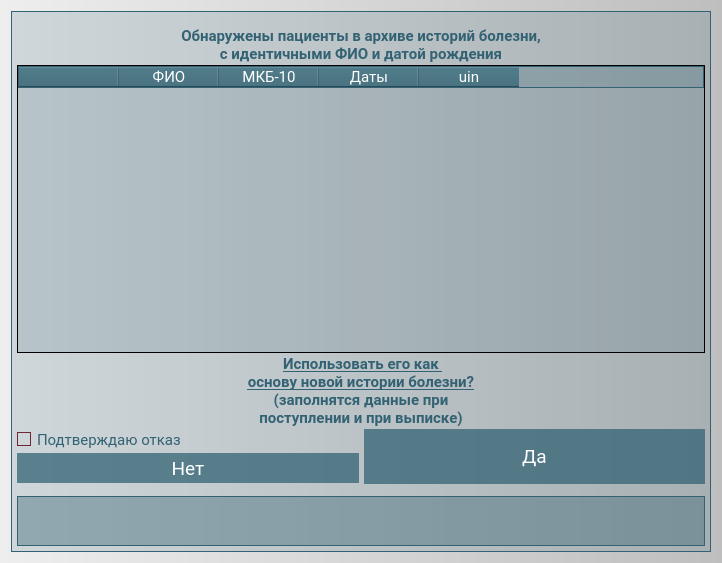
<?xml version="1.0" encoding="UTF-8"?>
<ui version="4.0">
 <class>widget</class>
 <widget class="QWidget" name="widget">
  <property name="enabled">
   <bool>true</bool>
  </property>
  <property name="geometry">
   <rect>
    <x>0</x>
    <y>0</y>
    <width>722</width>
    <height>563</height>
   </rect>
  </property>
  <property name="minimumSize">
   <size>
    <width>0</width>
    <height>0</height>
   </size>
  </property>
  <property name="maximumSize">
   <size>
    <width>10000</width>
    <height>10000</height>
   </size>
  </property>
  <property name="font">
   <font>
    <family>Roboto</family>
   </font>
  </property>
  <property name="windowTitle">
   <string>Form</string>
  </property>
  <property name="styleSheet">
   <string notr="true">background-color: qlineargradient(spread:pad, x1:0, y1:0, x2:1, y2:0, stop:0 rgba(238, 238, 238, 255), stop:1 rgba(190, 190, 190, 255));
font-family: Roboto;</string>
  </property>
  <layout class="QVBoxLayout" name="verticalLayout">
   <item>
    <widget class="QFrame" name="frame">
     <property name="styleSheet">
      <string notr="true">background-color: rgba(50, 98, 115, 40);
font-size: 11pt;
border: 1px solid rgba(50, 98, 115, 255);</string>
     </property>
     <layout class="QGridLayout" name="gridLayout">
      <property name="leftMargin">
       <number>5</number>
      </property>
      <property name="topMargin">
       <number>5</number>
      </property>
      <property name="rightMargin">
       <number>5</number>
      </property>
      <property name="bottomMargin">
       <number>5</number>
      </property>
      <property name="horizontalSpacing">
       <number>5</number>
      </property>
      <property name="verticalSpacing">
       <number>2</number>
      </property>
      <item row="2" column="0" colspan="2">
       <widget class="QTableWidget" name="tableWidget">
        <property name="styleSheet">
         <string notr="true">QTableWidget {
   selection-background-color: rgba(50, 98, 115, 120);
   background-color: rgba(50, 98, 115, 40);
   color: #FFFFFF;
   font-weight: Normal;
   border-color: #000000;
}

QHeaderView::section {
   background-color: rgba(50, 98, 115, 220);
   color: #FFFFFF;
   font-family: Roboto;
   font-size: 15px;
   font-weight: Normal;
}

QTableWidget::item {
   selection-background-color: rgba(50, 98, 115, 120);
   background-color: rgba(50, 98, 115, 40);
   color: #13242B;
   font-size: 15px;
   font-weight: Normal;
   border-style: none;
   border-bottom: #13242B;
}

QScrollBar {
background-color: rgba(50, 98, 115, 70);
}
</string>
        </property>
        <column>
         <property name="text">
          <string/>
         </property>
        </column>
        <column>
         <property name="text">
          <string>ФИО</string>
         </property>
        </column>
        <column>
         <property name="text">
          <string>МКБ-10</string>
         </property>
        </column>
        <column>
         <property name="text">
          <string>Даты</string>
         </property>
        </column>
        <column>
         <property name="text">
          <string>uin</string>
         </property>
        </column>
       </widget>
      </item>
      <item row="4" column="1" rowspan="2">
       <widget class="QPushButton" name="pushButton_yes">
        <property name="minimumSize">
         <size>
          <width>0</width>
          <height>55</height>
         </size>
        </property>
        <property name="font">
         <font>
          <family>Roboto</family>
          <pointsize>14</pointsize>
         </font>
        </property>
        <property name="styleSheet">
         <string notr="true">QPushButton {
background-color: rgba(50, 98, 115, 190);
font-size: 14pt;
color: White;
border: None;
}

QPushButton::hover {
background-color: rgba(50, 98, 115, 255);
border: 2px solid rgba(92, 158, 173, 255);
}

QPushButton::pressed {
background-color: rgba(92, 158, 173, 255);
border: 1px solid rgba(255, 255, 255, 255);
}

QPushButton::disabled {
background-color: #EEEEEE;
border: 1px solid rgba(50, 98, 115, 255);
}

</string>
        </property>
        <property name="text">
         <string>Да</string>
        </property>
       </widget>
      </item>
      <item row="0" column="0" colspan="2">
       <spacer name="verticalSpacer">
        <property name="orientation">
         <enum>Qt::Vertical</enum>
        </property>
        <property name="sizeType">
         <enum>QSizePolicy::Fixed</enum>
        </property>
        <property name="sizeHint" stdset="0">
         <size>
          <width>20</width>
          <height>10</height>
         </size>
        </property>
       </spacer>
      </item>
      <item row="4" column="0">
       <widget class="QCheckBox" name="checkBox">
        <property name="font">
         <font>
          <family>Roboto</family>
          <pointsize>11</pointsize>
         </font>
        </property>
        <property name="styleSheet">
         <string notr="true">QCheckBox {
	color: #326273;
	border: none;
	background-color: none;
}

QCheckBox:checked {
   color: #702632;
}

QCheckBox:disabled {
   color: #EEEEEE;
}
 

QCheckBox::indicator:checked {
	border-style:solid;
	border-width: 1px;
	border-color: #702632;
	color: #FFFFFF;
	background-color: #702632;
}
QCheckBox::indicator:!checked {
	border-style:solid;
	border-width: 1px;
	border-color: #702632;
	color: #FFFFFF;
	background-color: none;
}

QCheckBox::indicator:disabled {
	border-style:solid;
	border-width: 1px;
	border-color: #EEEEEE;
	color: #FFFFFF;
	background-color: transparent;
}</string>
        </property>
        <property name="text">
         <string>Подтверждаю отказ</string>
        </property>
       </widget>
      </item>
      <item row="1" column="0" colspan="2">
       <widget class="QLabel" name="label">
        <property name="font">
         <font>
          <family>Roboto</family>
          <pointsize>11</pointsize>
          <bold>true</bold>
         </font>
        </property>
        <property name="styleSheet">
         <string notr="true">color: #326273;
font-weight: bold;
background-color: transparent;
border: None;</string>
        </property>
        <property name="text">
         <string>&lt;html&gt;&lt;head/&gt;&lt;body&gt;&lt;p align=&quot;center&quot;&gt;Обнаружены пациенты в архиве историй болезни, &lt;br/&gt;&lt;span style=&quot; font-weight:600;&quot;&gt;с идентичными ФИО и датой рождения&lt;/span&gt;&lt;/p&gt;&lt;/body&gt;&lt;/html&gt;</string>
        </property>
       </widget>
      </item>
      <item row="6" column="0" colspan="2">
       <spacer name="verticalSpacer_2">
        <property name="orientation">
         <enum>Qt::Vertical</enum>
        </property>
        <property name="sizeType">
         <enum>QSizePolicy::Fixed</enum>
        </property>
        <property name="sizeHint" stdset="0">
         <size>
          <width>20</width>
          <height>10</height>
         </size>
        </property>
       </spacer>
      </item>
      <item row="3" column="0" colspan="2">
       <widget class="QLabel" name="label_2">
        <property name="styleSheet">
         <string notr="true">color: #326273;
font-weight: bold;
background-color: transparent;
border: None;</string>
        </property>
        <property name="text">
         <string>&lt;html&gt;&lt;head/&gt;&lt;body&gt;&lt;p align=&quot;center&quot;&gt;&lt;span style=&quot; font-size:11pt; font-weight:600; text-decoration: underline;&quot;&gt;Использовать его как &lt;br/&gt;основу новой истории болезни?&lt;/span&gt;&lt;span style=&quot; font-size:11pt;&quot;&gt;&lt;br/&gt;(заполнятся данные при &lt;br/&gt;поступлении и при выписке)&lt;/span&gt;&lt;/p&gt;&lt;/body&gt;&lt;/html&gt;</string>
        </property>
       </widget>
      </item>
      <item row="5" column="0">
       <widget class="QPushButton" name="pushButton_no">
        <property name="minimumSize">
         <size>
          <width>0</width>
          <height>30</height>
         </size>
        </property>
        <property name="font">
         <font>
          <family>Roboto</family>
          <pointsize>14</pointsize>
         </font>
        </property>
        <property name="styleSheet">
         <string notr="true">QPushButton {
background-color: rgba(50, 98, 115, 190);
font-size: 14pt;
color: White;
border: None;
}

QPushButton::hover {
background-color: rgba(50, 98, 115, 255);
border: 2px solid rgba(92, 158, 173, 255);
}

QPushButton::pressed {
background-color: rgba(92, 158, 173, 255);
border: 1px solid rgba(255, 255, 255, 255);
}

QPushButton::disabled {
background-color: #EEEEEE;
border: 1px solid rgba(50, 98, 115, 255);
}

</string>
        </property>
        <property name="text">
         <string>Нет</string>
        </property>
       </widget>
      </item>
      <item row="7" column="0" colspan="2">
       <widget class="QLabel" name="label_status">
        <property name="minimumSize">
         <size>
          <width>0</width>
          <height>50</height>
         </size>
        </property>
        <property name="maximumSize">
         <size>
          <width>16777215</width>
          <height>16777215</height>
         </size>
        </property>
        <property name="font">
         <font>
          <family>Roboto</family>
          <pointsize>10</pointsize>
          <bold>true</bold>
         </font>
        </property>
        <property name="styleSheet">
         <string notr="true">background-color: rgba(50, 98, 115, 100);
color: #13242B;
border: 1px solid #326273;
font-weight: bold;
font-size: 10pt;
</string>
        </property>
        <property name="text">
         <string>&lt;html&gt;&lt;head/&gt;&lt;body&gt;&lt;p align=&quot;center&quot;&gt;&lt;br/&gt;&lt;/p&gt;&lt;/body&gt;&lt;/html&gt;</string>
        </property>
        <property name="alignment">
         <set>Qt::AlignCenter</set>
        </property>
       </widget>
      </item>
     </layout>
    </widget>
   </item>
  </layout>
 </widget>
 <resources/>
 <connections/>
</ui>
